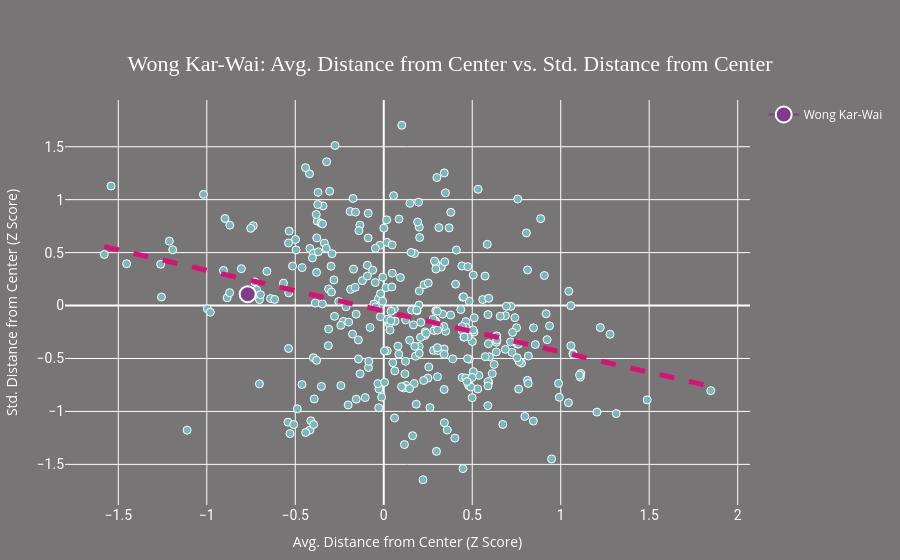

Notebook code cell kept with this figure:
### Code cell
x = "z_dist_mv_g_mean"
y = "z_v_dist_mv_g_mean"
plot_directors_against_sample(g, 
                              x, 
                              y, 
                              [name],
                              title=f"{name}: Avg. Distance from Center vs. Std. Distance from Center",
                              x_title="Avg. Distance from Center (Z Score)",
                              y_title="Std. Distance from Center (Z Score)",
                              dst="./plots/wong_kar_wai/wong_kar_wai_avg_dist_vs_std_dist.png",
                              width=1200,
                              height=600)

### Figure 1 — Plotly figure (JSON) as saved in the notebook; plotly's stock layout.template omitted (floating-point values rounded to 4 significant figures; data arrays with more than 128 entries replaced by an {"elided": "..."} marker saying what was removed)
{"data": [{"customdata": {"elided": "333x1 str values"}, "hovertemplate": "z_dist_mv_g_mean=%{x}<br>z_v_dist_mv_g_mean=%{y}<br>name=%{customdata[0]}<extra></extra>", "legendgroup": "", "marker": {"color": "#79b8b8", "line": {"color": "white", "width": 1}, "size": 8, "symbol": "circle"}, "mode": "markers", "name": "", "orientation": "v", "showlegend": false, "type": "scatter", "x": {"elided": "333 float values"}, "xaxis": "x", "y": {"elided": "333 float values"}, "yaxis": "y"}, {"hovertemplate": "<b>OLS trendline</b><br>z_v_dist_mv_g_mean = -0.385252 * z_dist_mv_g_mean + -0.0522818<br>R<sup>2</sup>=0.111448<br><br>z_dist_mv_g_mean=%{x}<br>z_v_dist_mv_g_mean=%{y} <b>(trend)</b><extra></extra>", "legendgroup": "", "line": {"color": "#d81275", "dash": "dash", "width": 5}, "marker": {"color": "#79b8b8", "line": {"color": "white", "width": 1}, "size": 8, "symbol": "circle"}, "mode": "lines", "name": "Trend", "showlegend": false, "type": "scatter", "x": {"elided": "333 float values"}, "xaxis": "x", "y": {"elided": "333 float values"}, "yaxis": "y"}, {"marker": {"color": "rgb(127, 60, 141)", "line": {"color": "white", "width": 2}, "size": 16}, "name": "Wong Kar-Wai", "type": "scatter", "x": [-0.7689], "y": [0.107]}], "layout": {"font": {"color": "white"}, "legend": {"tracegroupgap": 0}, "margin": {"b": 50, "l": 50, "r": 50, "t": 100}, "paper_bgcolor": "#787577", "plot_bgcolor": "rgba(61, 61, 61, 0)", "title": {"font": {"color": "white", "family": "Raleway", "size": 22}, "text": "Wong Kar-Wai: Avg. Distance from Center vs. Std. Distance from Center", "x": 0.5, "xanchor": "center", "y": 0.9, "yanchor": "top"}, "xaxis": {"anchor": "y", "domain": [0, 1], "tickfont": {"color": "white", "family": "Roboto", "size": 14}, "title": {"text": "Avg. Distance from Center (Z Score)"}}, "yaxis": {"anchor": "x", "domain": [0, 1], "layer": "below traces", "tickfont": {"color": "white", "family": "Roboto", "size": 14}, "title": {"text": "Std. Distance from Center (Z Score)"}}}}
